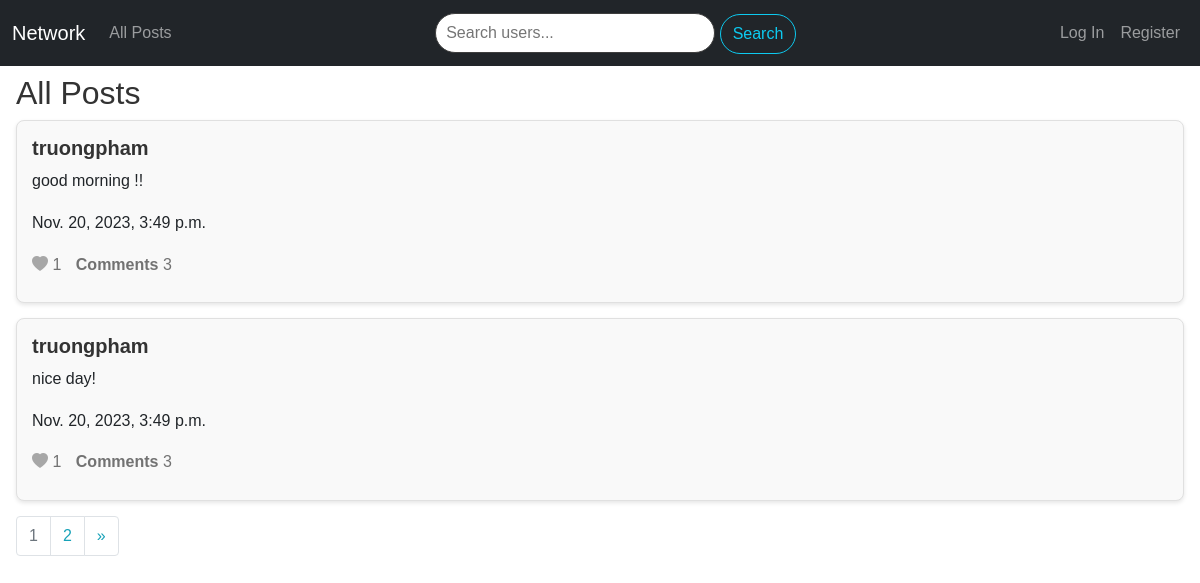
The page / on the database its author committed.
### network/models.py (models this page shows, shortened)
class Post(models.Model):
    content = models.CharField(max_length=1000)
    poster = models.ForeignKey(User, on_delete=models.CASCADE, related_name='posts')
    date = models.DateTimeField(auto_now_add=True)
    def like_count(self):
        return self.likes.count()
    def comment_count(self):
        return self.comments.count()

class User(AbstractUser):
    pass

### network/views.py (the view)
# urls.py: path("", views.index, name="index"),
def index(request):
    posts = Post.objects.all().order_by('-date')
    if request.user.is_authenticated:
        for post in posts:
            post.is_liked = post.is_like_by_user(request.user)
    else:
        for post in posts:
            post.is_liked = False
    posts, previous_page, next_page = paginate_posts(posts, request.GET.get('page'), 2)
    return render(request, "network/index.html", {
        "posts": posts,
        "previous_page": previous_page,
        "next_page": next_page,
    })

### network/views.py (called while the page is built)
def paginate_posts(posts, page_number, posts_per_page):
    paginator = Paginator(posts, posts_per_page)
    page = page_number
    try:
        posts = paginator.page(page)
    except PageNotAnInteger:
        posts = paginator.page(1)
    except EmptyPage:
        posts = paginator.page(paginator.num.pages)
    previous_page = posts.previous_page_number() if posts.has_previous() else None
    next_page = posts.next_page_number() if posts.has_next() else None
    return posts, previous_page, next_page

### network/templates/network/index.html (shortened to what this page needs)
{% extends "network/layout.html" %}
{% block body %}
    <div class="mt-2 mx-3">
        <h2>All Posts</h2>
        {% for post in posts %}
            <div class="post-form mt-1 text-left" id="post-{{ post.id }}">
                <div class="flex-container-2">
                    <div>
                        <a href="{% url 'profile' post.poster.id %}"><h5><strong>{{ post.poster }}</strong></h5></a>
                    </div>
                </div>
                <p class="post-content">{{ post.content }}</p>
                <p>{{ post.date }}</p>
                <div class="like-div" id="like-container-{{ post.id }}">
                    <a href="javascript:void(0)" class="like-button {% if post.is_liked %}liked{% else %}unliked{% endif %}"
                    id="like-button-{{ post.id }}" data-post-id="{{ post.id }}" data-like="{{ post.is_liked|yesno:'true,false' }}">
                        <i class="bi bi-heart-fill"></i>
                    </a>
                    <span class="like-count" id="like-count-{{ post.id }}">{{ post.like_count }}</span>
                    <a href="javascript:void(0)" class="comment-link" data-post-id="{{ post.id }}">Comments</a>
                    <span class="comment-count" id="comment-count-{{ post.id }}">{{ post.comment_count }}</span>
                </div>
            </div>
        {% endfor %}
        <nav aria-label="Page navigation example">
            <ul class="pagination">
                <li class="page-item disabled"><span class="page-link color-type">{{ posts.number }}</span></li>
                {% if posts.has_next %}
                    <li class="page-item"><a class="page-link" style="color: #17a2b8;" href="?page={{ posts.next_page_number }}">{{ next_page }}</a></li>
                    <li class="page-item">
                        <a class="page-link" href="?page={{ posts.paginator.num_pages }}" aria-label="Next">
                            <span style="color: #17a2b8;" aria-hidden="true">&raquo;</span>
                        </a>
                    </li>
                {% endif %}
            </ul>
        </nav>
    </div>
{% endblock %}

### network/static/network/styles.css (style rules this page uses)
.post-form { border: 2px solid #ccc; padding: 10px; margin-bottom: 10px; border-radius: 7px; }
.color-type { color: grey; }
.flex-container-2 { display: flex; flex-direction: row; justify-content: space-between; }
.unliked { color: #a7a7a7; cursor: pointer; }
.like-count { display: inline; color: #727272; }
.comment-count { display: inline; color: #727272; }
.comment-link { display: inline; margin-left: 10px; color: #727272; font-weight: 550; }
.like-div { margin-bottom: 10px; }
.post-form { background-color: #f9f9f9; border: 1px solid #e0e0e0; padding: 15px; margin-bottom: 15px; border-radius: 8px; box-shadow: 0 2px 4px rgba(0, 0, 0, 0.1); }
body { font-family: 'Arial', sans-serif; }
h2, h4, h5, strong { color: #333; }
a { text-decoration: none; }
.flex-container, .flex-container-2 { align-items: center; }
body { font-size: 16px; line-height: 1.6; }

### rows shown on the page
Post: poster "truongpham", content "good morning !!", date "Nov. 20, 2023, 3:49 p.m.", like_count "1", comment_count "3"
Post: poster "truongpham", content "nice day!", date "Nov. 20, 2023, 3:49 p.m.", like_count "1", comment_count "3"

### other values the page prints
{{ posts.number }} "1"
{{ next_page }} "2"
